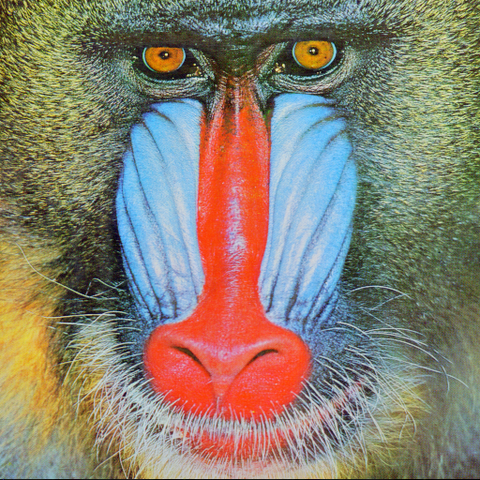
#> input picture images/mandrill.png, 480 x 480 px; its folder holds 5 pictures in this run
$ python -i main.py   (imports and definitions only)   (Python 2 division)
#> lines starting #> are read from the running program, lines starting #| are printed output that depends on the picture
# Image manipulation
#
# You'll need Python 2.7 and must install these packages:
#
#   numpy, PyOpenGL, Pillow
# by Matt Burton
# 13mtfb
# 10107168
import sys, os, numpy, math

try: # Pillow
  from PIL import Image
except:
  print 'Error: Pillow has not been installed.'
  sys.exit(0)

try: # PyOpenGL
  from OpenGL.GLUT import *
  from OpenGL.GL import *
  from OpenGL.GLU import *
except:
  print 'Error: PyOpenGL has not been installed.'
  sys.exit(0)


# Globals

windowWidth  = 600 # window dimensions
windowHeight =  800

#start variable used to control src image being loaded from file
start = 1

#flip variable used to control flipping the image to save to file
flip = 0

# The intensity of the pixels is controlled by the Y component in
# YCbCr. Therefore the linear transform x' = m x + b can be used where
# m varies the contrast and b varies the brightness
factorBrightness = 0 # factor by which luminance is scaled (brightness)
factorContrast = 1 # factor by which the luminance is scaled (contrast)

# Mouse state on initial click

button = None
initX = 0
initY = 0
initFactorBrightness = 0
initfactorContrast = 1

#radius is set to -1 as the convolveFilter function also implements the radial filter and therefore filters the entire image if set to this value
radius = -1

# Image directory and path to image file

imgDir      = 'images'
imgFilename = 'mandrill.png'

imgPath = os.path.join( imgDir, imgFilename )

# Filter director and path to filter name

filDir = 'filters'
filFilename = 'box3' #placeholdername for filter

# File dialog

import Tkinter, tkFileDialog

# [2 lines not run here, left out]


# Read and modify an image.

def buildImage():

  global start
  # allow to reset factors upon image load
  global factorContrast
  global factorBrightness
  # allow to flip image upon save
  global flip

  # if initializing program or realoading image from file, set src to file image
  # otherwise, set to the current image
  # reset factors upon load, so new image isn't distorted
  if start == 1:
   src = Image.open( imgPath ).convert( 'YCbCr' )
#> src: PIL image 480x480 YCbCr; mean of channels 0, 1, 2 128.6, 118.2, 133.1
   factorContrast = 1
   factorBrightness = 0
   print imgPath
  else :
   src = baseImage.convert( 'YCbCr' )

  srcPixels = src.load()

  width  = src.size[0]
#> width = 480
  height = src.size[1]
#> height = 480

  # Set up a new, blank image of the same size

  dst = Image.new( 'YCbCr', (width,height) )
#> dst: PIL image 480x480 YCbCr; every value is 0
  dstPixels = dst.load()

  # Build destination image from source image

  for i in range(width):
    for j in range(height):

      # read source pixel

      y,cb,cr = srcPixels[i,j]

      # ---- MODIFY PIXEL ----
      # Contrast factor changes the slope of the transform while the brightness factor scales the pixel
      # Scaled factorBrightness by 20 to increase effect of horizontal mouse scroll
      y = int(factorContrast * y) + (factorBrightness*20)

      # write destination pixel (while flipping the image in the vertical direction)
      #only flip pixels when loading new image, otherwise image will have flipped pixels previously
      if start == 1 or flip == 1:
       dstPixels[i,height-j-1] = (y,cb,cr)
      else :
       dstPixels[i,j] = (y,cb,cr)

  # start variable controls whether image loaded from file (needs flipping) or set to current image (doesn't need flipping)
 # flip variable used to flip image so that saved image is correct orientation
  if start == 1:
    start = 0
  if flip == 1:
    flip = 0


  return dst.convert( 'RGB' )
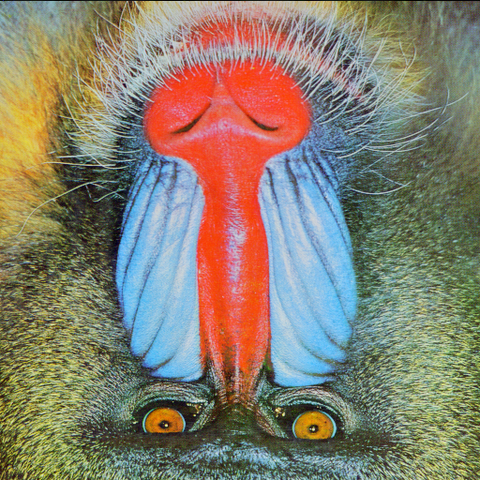
#> returned value: PIL image 480x480 RGB; mean R, G, B 135.3, 127.9, 110.9


# Set up the display and draw the current image

# [333 lines left out: functions display, histogramEqualization, filterConvolve, loadFilter, keyboard, loadImage and 4 more, not called in this run]


# Run OpenGL

# [14 lines not run here, left out]

>>> result = buildImage()
